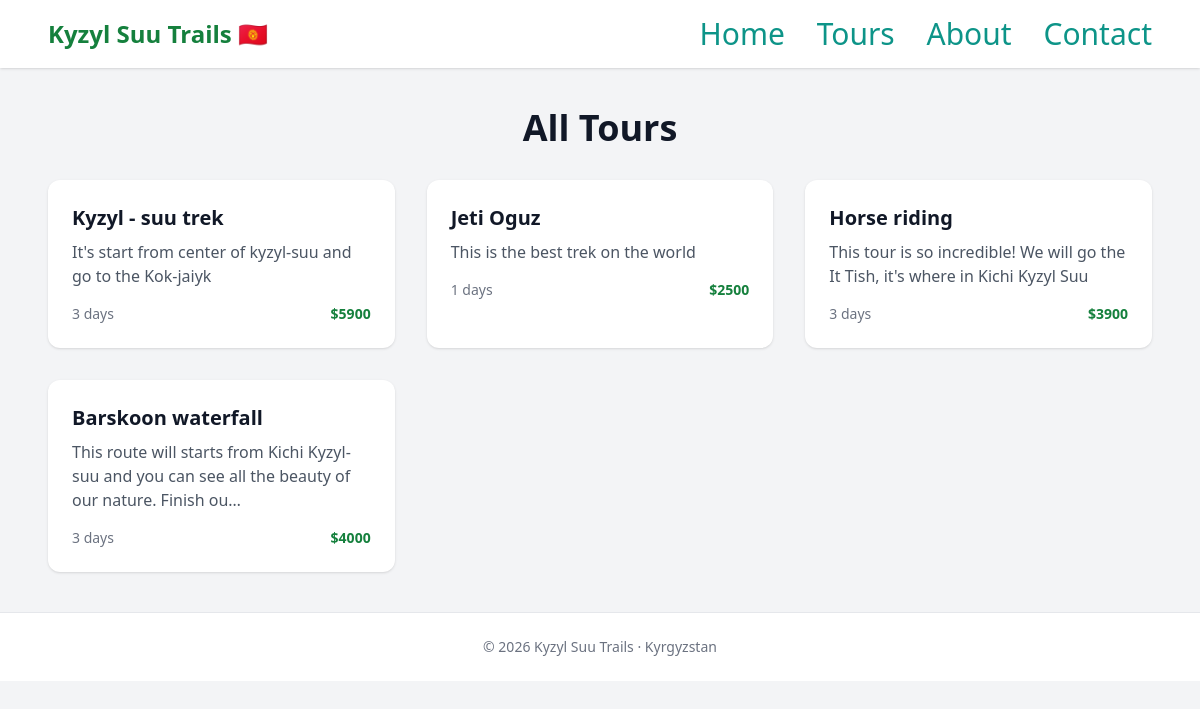
Page /tours/ on the earlier database version.
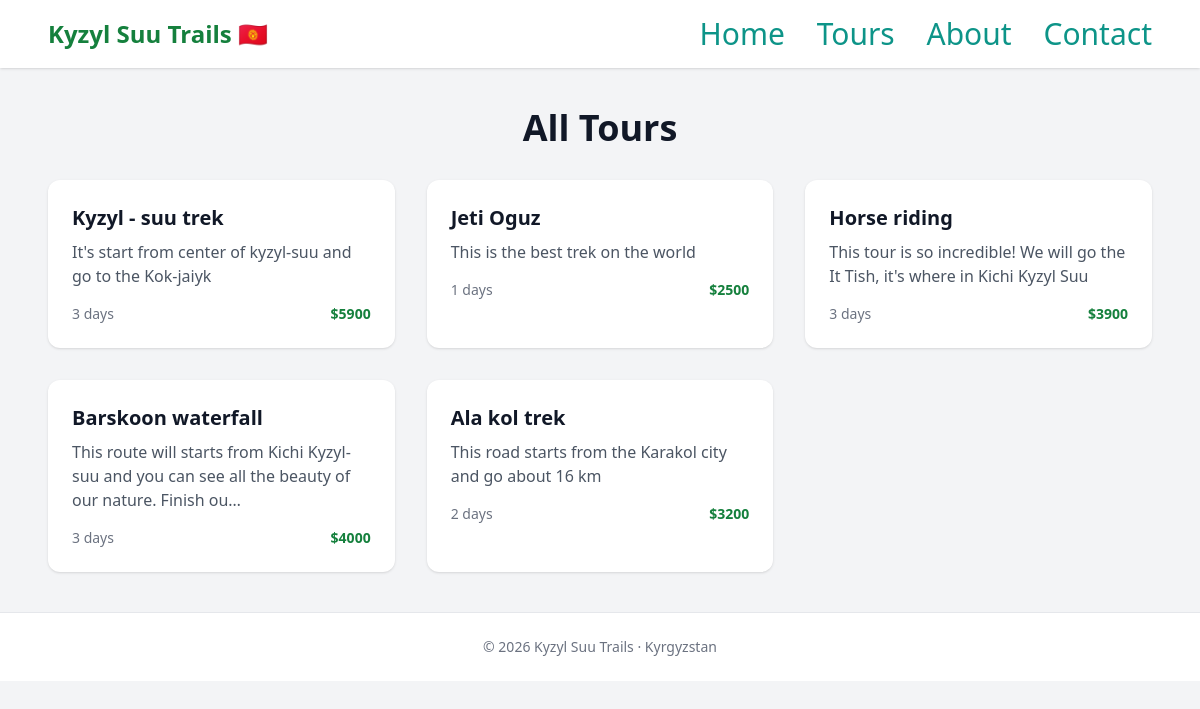
Same page on the later database version.
### tours/models.py (models this page shows, shortened)
class Tour(models.Model):
    title = models.CharField(max_length=200)
    description = models.TextField()
    duration_days = models.PositiveIntegerField()
    price = models.PositiveIntegerField()
    max_people = models.PositiveIntegerField(default=10)
    image = models.ImageField(upload_to='media', blank=True, null=True)
    created_at = models.DateTimeField(auto_now_add=True)

### core/views.py (the view)
# urls.py: path('tours/', tour_list, name='tour_list'),
def tour_list(request):
    tours = Tour.objects.all()
    return render(request, 'core/tour_list.html', {
        'tours': tours
    })

### config/core/templates/core/tour_list.html (shortened to what this page needs)
{% extends 'core/base.html' %}
{% block content %}
<h1 class="text-center text-4xl font-bold mb-8">All Tours</h1>
<section class="grid gap-8 sm:grid-cols-2 lg:grid-cols-3">
    {% for tour in tours %}
    <div class="bg-white rounded-xl shadow p-6">
        <h3 class="text-xl font-semibold mb-2">
            <a href="{% url 'tour_detail' tour.id %}" class="hover:text-green-700">
                {{ tour.title }}
            </a>
        </h3>
        <p class="text-gray-600 mb-4">
            {{ tour.description|truncatechars:100 }}
        </p>
        <div class="flex justify-between text-sm text-gray-500">
            <span>{{ tour.duration_days }} days</span>
            <span class="font-bold text-green-700">${{ tour.price }}</span>
        </div>
    </div>
    {% endfor %}
</section>
{% endblock %}

### config/core/templates/core/base.html (shortened to what this page needs)
<!DOCTYPE html>
<html lang="en">
<head>
    <script src="https://cdn.tailwindcss.com"></script>
</head>
<body class="bg-gray-100 text-gray-900">
    <header class="bg-white shadow">
        <div class="max-w-6xl mx-auto px-6 py-4 flex justify-between items-center">
            <h1 class="text-2xl font-bold text-green-700">
                Kyzyl Suu Trails 🇰🇬
            </h1>
            <nav class="space-x-6">
                <a href="{% url 'home' %}" class="text-3xl text-teal-600 rounded-xl hover:text-green-700">
                    Home
                </a>
                <a href="{% url 'tour_list' %}" class="text-3xl text-teal-600 hover:text-green-700">
                    Tours
                </a>
                <a href="{% url 'about' %}" class="text-3xl text-teal-600 hover:text-green-700">
                    About
                </a>
                <a href="{% url 'contact' %}" class="text-3xl text-teal-600 hover:text-green-700">
                    Contact
                </a>
            </nav>
        </div>
    </header>
    <main class="max-w-6xl mx-auto px-6 py-10">
        {% block content %}{% endblock %}
    </main>
    <footer class="bg-white border-t">
        <div class="max-w-6xl mx-auto px-6 py-6 text-center text-sm text-gray-500">
            © 2026 Kyzyl Suu Trails · Kyrgyzstan
        </div>
    </footer>
</body>

Differences in the rows shown:
added Tour: title "Ala kol trek", description "This road starts from the Karakol city and go about 16 km", duration_days "2", price "3200"
